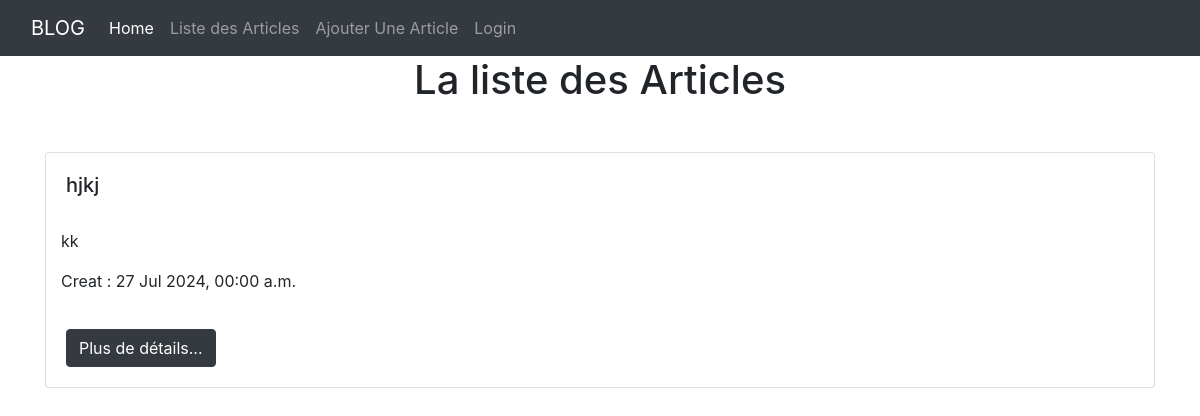
Page /blog/list_views/ on the earlier database version.
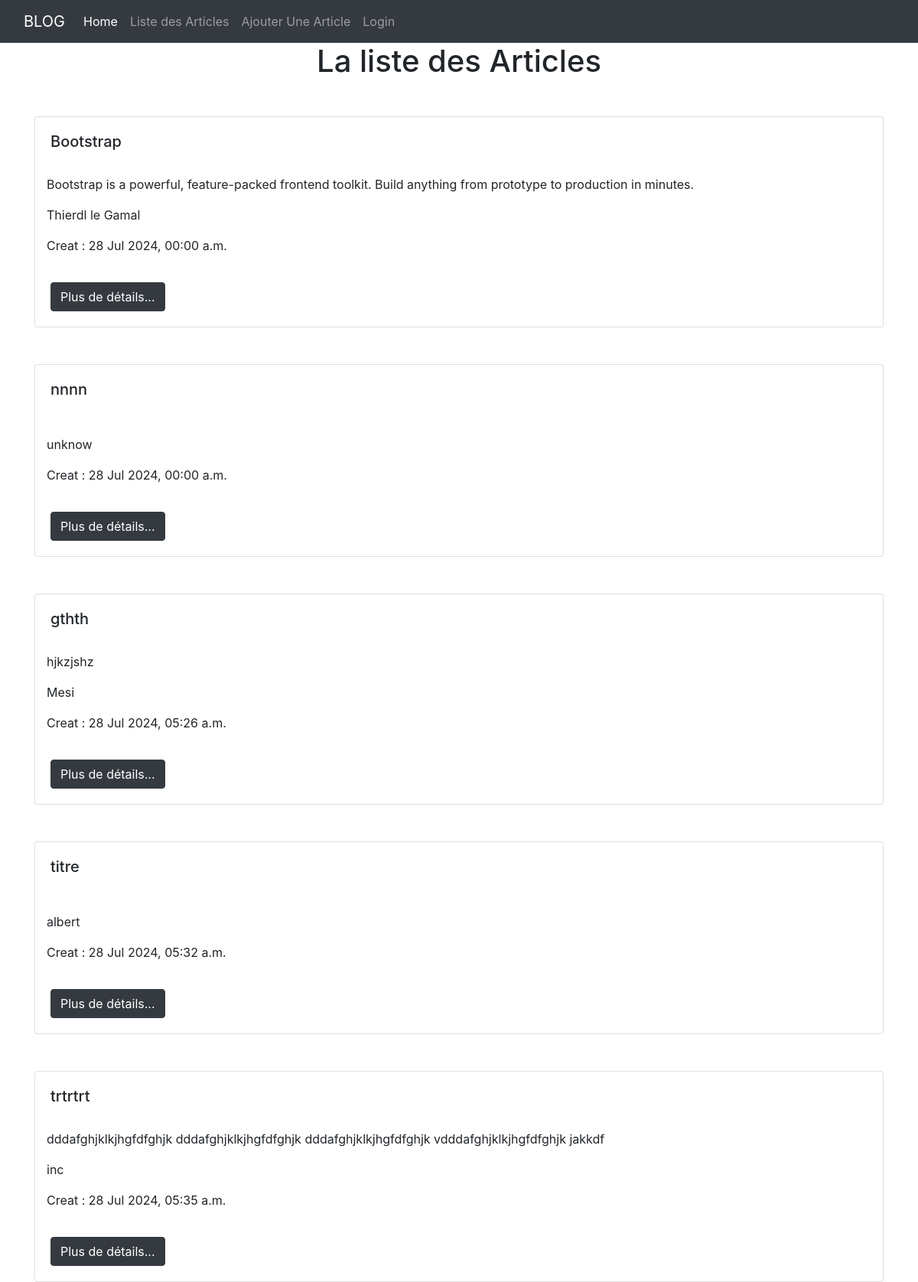
Same page on the later database version.
### blog/models.py (models this page shows, shortened)
class Article(models.Model):
  title = models.CharField(max_length=150)
  summary = models.TextField(max_length=500)
  content = models.TextField()
  author = models.CharField(max_length=100)
  date_create = models.DateTimeField(auto_now_add=True)
  date_updat = models.DateField(auto_now=True)

### blog/views.py (the view)
# urls.py: path('list_views/',views.list_views, name="page1"),
def list_views(request):
  articles = Article.objects.all()
  return render(request, "page_s/list_articles.html", {"articles":articles})

### templates/page_s/list_articles.html (shortened to what this page needs)
{% extends "base.html" %}
{% block content %}
{% include 'partials/navbar.html' %}
<div class="container mt-5">
  <div class="title mt-5 pt-2">
    <h1 class="text-center">La liste des Articles</h1>
  </div>
  {% for article in articles %}
  <div class="card mt-5">
    <div class="card-body">
      <h5 class="card-title">{{ article.title }}</h5>
    </div>
    <div class="container">
      <p class="card-text">{{ article.summary }}</p>
      <p class="card-text">{{ article.author }}</p>
      <p class="taxt-rigth">Creat : {{ article.date_create|date:"d M Y, H:i a" }}</p>
    </div>
    <div class="card-body">
      <a href="{% url 'page2' article.id %}" class="btn btn-dark">Plus de détails...</a>
    </div>
  </div>
  {% endfor %}
</div>
{% endblock %}

Differences in the rows shown:
removed Article: title "hjkj", summary "kk", date_create "27 Jul 2024, 00:00 a.m."
added Article: title "Bootstrap", summary "Bootstrap is a powerful, feature-packed frontend toolkit. Build anything from prototype to production in minutes.", author "Thierdl le Gamal", date_create "28 Jul 2024, 00:00 a.m."
added Article: title "nnnn", author "unknow", date_create "28 Jul 2024, 00:00 a.m."
added Article: title "gthth", summary "hjkzjshz", author "Mesi", date_create "28 Jul 2024, 05:26 a.m."
added Article: title "titre", author "albert", date_create "28 Jul 2024, 05:32 a.m."
added Article: title "trtrtrt", summary "dddafghjklkjhgfdfghjk dddafghjklkjhgfdfghjk dddafghjklkjhgfdfghjk vdddafghjklkjhgfdfghjk jakkdf", author "inc", date_create "28 Jul 2024, 05:35 a.m."
